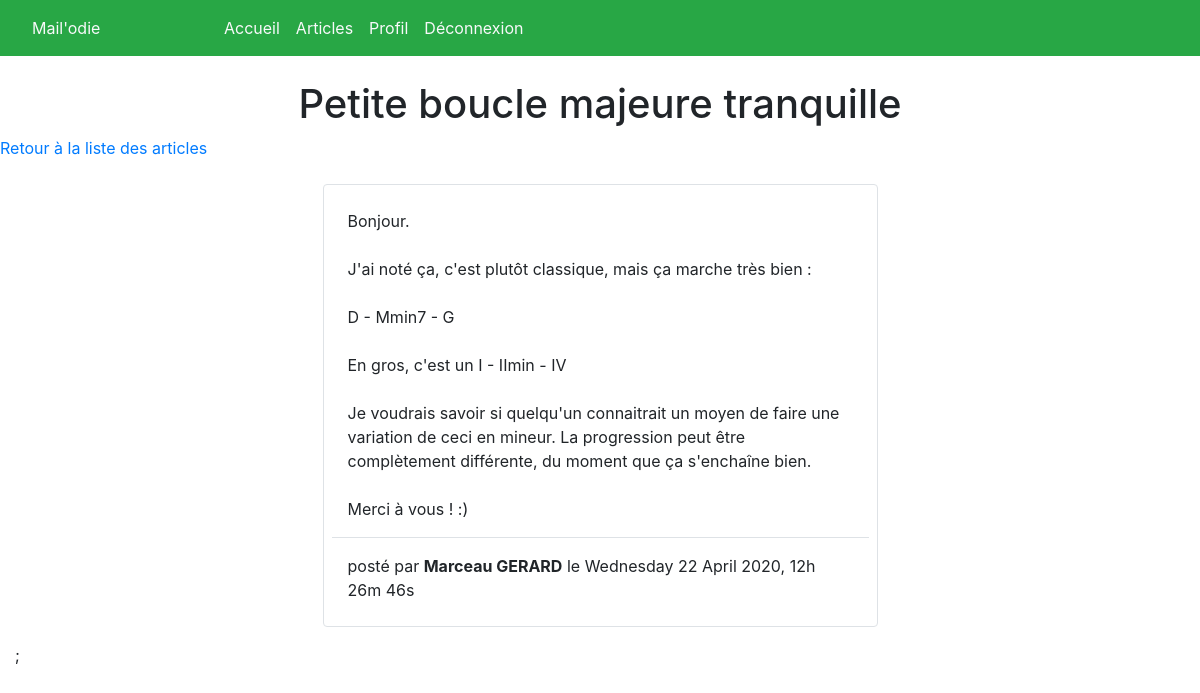
/article.php?id=3 (signed in), run on the app's committed database.
### tables this page shows
CREATE TABLE `articles` (
  `id` int(11) NOT NULL,
  `title` varchar(150) NOT NULL,
  `author` int(11) NOT NULL,
  `create_date` datetime NOT NULL,
  `content` varchar(20000) NOT NULL
);

CREATE TABLE `users` (
  `id` int(11) NOT NULL,
  `email` varchar(320) NOT NULL,
  `password` char(60) NOT NULL,
  `firstname` varchar(50) NOT NULL,
  `lastname` varchar(50) NOT NULL,
  `admin` int(11) NOT NULL,
  `register_date` datetime NOT NULL,
  `activated` int(11) NOT NULL,
  `register_token` char(32) NOT NULL
);

### article.php (the view, shortened to what this page needs)
<?php
if(isset($_GET['id'])){
    if(!isset($errors)){
        try{
            $bdd = new PDO('mysql:host=localhost;dbname=mailodie;charset=utf8', 'root', '');
            $bdd->setAttribute(PDO::ATTR_ERRMODE, PDO::ERRMODE_EXCEPTION);
        } catch(Exception $e){
            die('Il y a un problème sur la BDD : ' . $e->getMessage());
        }
        $response = $bdd->prepare("SELECT articles.title, articles.content, articles.create_date, users.firstname, users.lastname FROM articles INNER JOIN users ON articles.author = users.id WHERE articles.id = ?");
        $response->execute([
            $_GET['id']
        ]);
        $article = $response->fetch();
    }
}else {
    $errors[] = 'Aucun article existant !';
}
?>
<!DOCTYPE html>
<html lang="fr">
<head>
    <link rel="stylesheet" href="https://stackpath.bootstrapcdn.com/bootstrap/4.4.1/css/bootstrap.min.css">
</head>
<body>
    <div class="container-fluid">
        <?php
        include 'parts/menu.php';
        if(empty($article)){
            echo '<h1 class="text-danger">Oups ! Il n\'y a aucun article à afficher.</h1>
            <p class="row">
            <div class="text-center"><a href="articles.php">Retour à la liste des articles</a></div>
            </p>';
        } else{
            ?>
        <div class="row">
            <h1 class="text-center col-12 mt-4"><?php echo htmlspecialchars($article['title']); ?></h1>
            <p class="row">
            <div class="text-center"><a href="articles.php">Retour à la liste des articles</a></div>
            </p>
        </div>
        <div class="col-md-6 offset-md-3">
            <?php
            echo
                "<ul class=\"list-unstyled border rounded mt-4 p-2\">
                    <li class=\"p-3 border-bottom text-break\">" . nl2br(htmlspecialchars($article['content'])) . "</li>
                    <li class=\"p-3 \">posté par <strong>".htmlspecialchars($article['firstname'])." ". htmlspecialchars($article['lastname']) . "</strong> le " . htmlspecialchars(strftime('%A %d %B %Y, %Hh %Mm %Ss', strtotime($article['create_date']))). "</li>
                </ul>"
            ; ?>
        </div>;
        <?php
        }
        ?>
    </div>
</body>
</html>

### data on the page
articles: title "Petite boucle majeure tranquille", content "Bonjour. J'ai noté ça, c'est plutôt classique, mais ça marche très bien : D - Mmin7 - G En gros, c'est un I - IImin - IV Je voudrais savoir si quelqu'un connaitrait un moyen de faire une variation de ceci en mineur. La progression peut être complètement différente, du moment que ça s'enchaîne bien. Merci à vous ! :)", author.firstname "Marceau", author.lastname "GERARD", create_date "Wednesday 22 April 2020, 12h 26m 46s"
